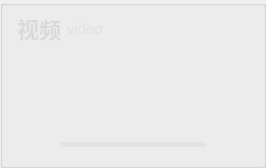
                                        <widget class="QGroupBox" name="groupBox_201">
                                            <property name="styleSheet">
                                                <string notr="true">#groupBox_201{
                                                    border: 0px solid #42adff;
                                                    background-color:rgba(0, 0, 0, 30);
                                                    border-left: 1px solid rgba(200, 200, 200,100);
                                                    border-right: 0px solid rgba(29, 83, 185, 255);
                                                    border-radius:0px;}
                                                </string>
                                            </property>
                                            <property name="title">
                                                <string/>
                                            </property>
                                            <layout class="QVBoxLayout" name="verticalLayout_4" stretch="0,1,0">
                                                <property name="topMargin">
                                                    <number>0</number>
                                                </property>
                                                <property name="bottomMargin">
                                                    <number>0</number>
                                                </property>
                                                <item>
                                                    <widget class="QGroupBox" name="groupBox_3">
                                                        <property name="minimumSize">
                                                            <size>
                                                                <width>0</width>
                                                                <height>42</height>
                                                            </size>
                                                        </property>
                                                        <property name="maximumSize">
                                                            <size>
                                                                <width>16777215</width>
                                                                <height>42</height>
                                                            </size>
                                                        </property>
                                                        <property name="styleSheet">
                                                            <string notr="true">#groupBox_3{
                                                                border: 0px solid #42adff;
                                                                border-radius:0px;}
                                                            </string>
                                                        </property>
                                                        <property name="title">
                                                            <string/>
                                                        </property>
                                                        <layout class="QHBoxLayout" name="horizontalLayout_6">
                                                            <property name="leftMargin">
                                                                <number>0</number>
                                                            </property>
                                                            <property name="topMargin">
                                                                <number>0</number>
                                                            </property>
                                                            <property name="rightMargin">
                                                                <number>0</number>
                                                            </property>
                                                            <property name="bottomMargin">
                                                                <number>0</number>
                                                            </property>
                                                            <item>
                                                                <widget class="QLabel" name="label_6">
                                                                    <property name="minimumSize">
                                                                        <size>
                                                                            <width>0</width>
                                                                            <height>0</height>
                                                                        </size>
                                                                    </property>
                                                                    <property name="maximumSize">
                                                                        <size>
                                                                            <width>16777215</width>
                                                                            <height>40</height>
                                                                        </size>
                                                                    </property>
                                                                    <property name="styleSheet">
                                                                        <string notr="true">QLabel
                                                                            {
                                                                            font-size: 22px;
                                                                            font-family: &quot;Microsoft YaHei&quot;;
                                                                            font-weight: bold;
                                                                            border-radius:9px;
                                                                            background:rgba(66, 195, 255, 0);
                                                                            color: rgb(218, 218, 218);
                                                                            }
                                                                        </string>
                                                                    </property>
                                                                    <property name="text">
                                                                        <string>视频</string>
                                                                    </property>
                                                                </widget>
                                                            </item>
                                                            <item>
                                                                <widget class="QLabel" name="label_28">
                                                                    <property name="minimumSize">
                                                                        <size>
                                                                            <width>0</width>
                                                                            <height>0</height>
                                                                        </size>
                                                                    </property>
                                                                    <property name="maximumSize">
                                                                        <size>
                                                                            <width>16777215</width>
                                                                            <height>40</height>
                                                                        </size>
                                                                    </property>
                                                                    <property name="styleSheet">
                                                                        <string notr="true">QLabel{
                                                                            font-family: &quot;DejaVu Sans Mono&quot;;
                                                                            font-size: 15px;
                                                                            color: #e1e1e1;}
                                                                        </string>
                                                                    </property>
                                                                    <property name="text">
                                                                        <string>video</string>
                                                                    </property>
                                                                </widget>
                                                            </item>
                                                            <item>
                                                                <spacer name="horizontalSpacer_14">
                                                                    <property name="orientation">
                                                                        <enum>Qt::Horizontal</enum>
                                                                    </property>
                                                                    <property name="sizeHint" stdset="0">
                                                                        <size>
                                                                            <width>40</width>
                                                                            <height>20</height>
                                                                        </size>
                                                                    </property>
                                                                </spacer>
                                                            </item>
                                                            <item>
                                                                <widget class="QLabel" name="fps_label">
                                                                    <property name="minimumSize">
                                                                        <size>
                                                                            <width>100</width>
                                                                            <height>40</height>
                                                                        </size>
                                                                    </property>
                                                                    <property name="maximumSize">
                                                                        <size>
                                                                            <width>100</width>
                                                                            <height>40</height>
                                                                        </size>
                                                                    </property>
                                                                    <property name="styleSheet">
                                                                        <string notr="true">QLabel
                                                                            {
                                                                            font-size: 20px;
                                                                            font-family: &quot;Microsoft YaHei&quot;;
                                                                            font-weight: bold;
                                                                            border-radius:9px;
                                                                            background:rgba(66, 195, 255, 0);
                                                                            color: rgb(218, 218, 218);
                                                                            }
                                                                        </string>
                                                                    </property>
                                                                    <property name="text">
                                                                        <string/>
                                                                    </property>
                                                                    <property name="alignment">
                                                                        <set>Qt::AlignCenter</set>
                                                                    </property>
                                                                </widget>
                                                            </item>
                                                        </layout>
                                                    </widget>
                                                </item>
                                                <item>
                                                    <widget class="QSplitter" name="splitter">
                                                        <property name="enabled">
                                                            <bool>true</bool>
                                                        </property>
                                                        <property name="styleSheet">
                                                            <string notr="true">#splitter::handle{background: 1px solid
                                                                rgba(200, 200, 200,100);}
                                                            </string>
                                                        </property>
                                                        <property name="frameShape">
                                                            <enum>QFrame::NoFrame</enum>
                                                        </property>
                                                        <property name="lineWidth">
                                                            <number>10</number>
                                                        </property>
                                                        <property name="orientation">
                                                            <enum>Qt::Horizontal</enum>
                                                        </property>
                                                        <property name="handleWidth">
                                                            <number>1</number>
                                                        </property>
                                                        <widget class="Label_click_Mouse" name="out_video">
                                                            <property name="enabled">
                                                                <bool>true</bool>
                                                            </property>
                                                            <property name="sizePolicy">
                                                                <sizepolicy hsizetype="Ignored" vsizetype="Ignored">
                                                                    <horstretch>0</horstretch>
                                                                    <verstretch>0</verstretch>
                                                                </sizepolicy>
                                                            </property>
                                                            <property name="minimumSize">
                                                                <size>
                                                                    <width>200</width>
                                                                    <height>0</height>
                                                                </size>
                                                            </property>
                                                            <property name="font">
                                                                <font>
                                                                    <family>微软雅黑</family>
                                                                    <pointsize>36</pointsize>
                                                                </font>
                                                            </property>
                                                            <property name="cursor">
                                                                <cursorShape>ArrowCursor</cursorShape>
                                                            </property>
                                                            <property name="styleSheet">
                                                                <string notr="true"/>
                                                            </property>
                                                            <property name="text">
                                                                <string/>
                                                            </property>
                                                            <property name="scaledContents">
                                                                <bool>false</bool>
                                                            </property>
                                                            <property name="alignment">
                                                                <set>Qt::AlignCenter</set>
                                                            </property>
                                                        </widget>
                                                    </widget>
                                                </item>
                                                <item>
                                                    <layout class="QHBoxLayout" name="horizontalLayout_12">
                                                        <property name="rightMargin">
                                                            <number>0</number>
                                                        </property>
                                                        <item>
                                                            <widget class="QPushButton" name="runButton">
                                                                <property name="minimumSize">
                                                                    <size>
                                                                        <width>40</width>
                                                                        <height>40</height>
                                                                    </size>
                                                                </property>
                                                                <property name="styleSheet">
                                                                    <string notr="true">QPushButton {
                                                                        border-style: solid;
                                                                        border-width: 0px;
                                                                        border-radius: 0px;
                                                                        background-color: rgba(223, 223, 223, 0);
                                                                        }
                                                                        QPushButton::focus{outline: none;}
                                                                        QPushButton::hover {
                                                                        border-style: solid;
                                                                        border-width: 0px;
                                                                        border-radius: 0px;
                                                                        background-color: rgba(223, 223, 223, 150);}
                                                                    </string>
                                                                </property>
                                                                <property name="text">
                                                                    <string/>
                                                                </property>
                                                                <property name="icon">
                                                                    <iconset resource="../apprcc.qrc">
                                                                        <normaloff>:/img/icon/运行.png</normaloff>
                                                                        <normalon>:/img/icon/暂停.png</normalon>
                                                                        <disabledoff>:/img/icon/运行.png</disabledoff>
                                                                        <disabledon>:/img/icon/暂停.png</disabledon>
                                                                        <activeoff>:/img/icon/运行.png</activeoff>
                                                                        <activeon>:/img/icon/暂停.png</activeon>
                                                                        <selectedoff>:/img/icon/运行.png</selectedoff>
                                                                        <selectedon>:/img/icon/暂停.png</selectedon>
                                                                        :/img/icon/运行.png
                                                                    </iconset>
                                                                </property>
                                                                <property name="iconSize">
                                                                    <size>
                                                                        <width>30</width>
                                                                        <height>30</height>
                                                                    </size>
                                                                </property>
                                                                <property name="checkable">
                                                                    <bool>true</bool>
                                                                </property>
                                                            </widget>
                                                        </item>
                                                        <item>
                                                            <widget class="QProgressBar" name="progressBar">
                                                                <property name="maximumSize">
                                                                    <size>
                                                                        <width>16777215</width>
                                                                        <height>5</height>
                                                                    </size>
                                                                </property>
                                                                <property name="styleSheet">
                                                                    <string notr="true">QProgressBar{ color: rgb(255,
                                                                        255, 255); font:12pt; border-radius:2px;
                                                                        text-align:center; border:none;
                                                                        background-color: rgba(215, 215, 215,100);}
                                                                        QProgressBar:chunk{ border-radius:0px;
                                                                        background: rgba(55, 55, 55, 200);}
                                                                    </string>
                                                                </property>
                                                                <property name="maximum">
                                                                    <number>1000</number>
                                                                </property>
                                                                <property name="value">
                                                                    <number>0</number>
                                                                </property>
                                                                <property name="textVisible">
                                                                    <bool>false</bool>
                                                                </property>
                                                            </widget>
                                                        </item>
                                                        <item>
                                                            <widget class="QPushButton" name="stopButton">
                                                                <property name="minimumSize">
                                                                    <size>
                                                                        <width>40</width>
                                                                        <height>40</height>
                                                                    </size>
                                                                </property>
                                                                <property name="styleSheet">
                                                                    <string notr="true">QPushButton {
                                                                        border-style: solid;
                                                                        border-width: 0px;
                                                                        border-radius: 0px;
                                                                        background-color: rgba(223, 223, 223, 0);
                                                                        }
                                                                        QPushButton::focus{outline: none;}
                                                                        QPushButton::hover {
                                                                        border-style: solid;
                                                                        border-width: 0px;
                                                                        border-radius: 0px;
                                                                        background-color: rgba(223, 223, 223, 150);}
                                                                    </string>
                                                                </property>
                                                                <property name="text">
                                                                    <string/>
                                                                </property>
                                                                <property name="icon">
                                                                    <iconset resource="../apprcc.qrc">
                                                                        <normaloff>:/img/icon/终止.png</normaloff>
                                                                        :/img/icon/终止.png
                                                                    </iconset>
                                                                </property>
                                                                <property name="iconSize">
                                                                    <size>
                                                                        <width>30</width>
                                                                        <height>30</height>
                                                                    </size>
                                                                </property>
                                                            </widget>
                                                        </item>
                                                    </layout>
                                                </item>
                                            </layout>
                                        </widget>
